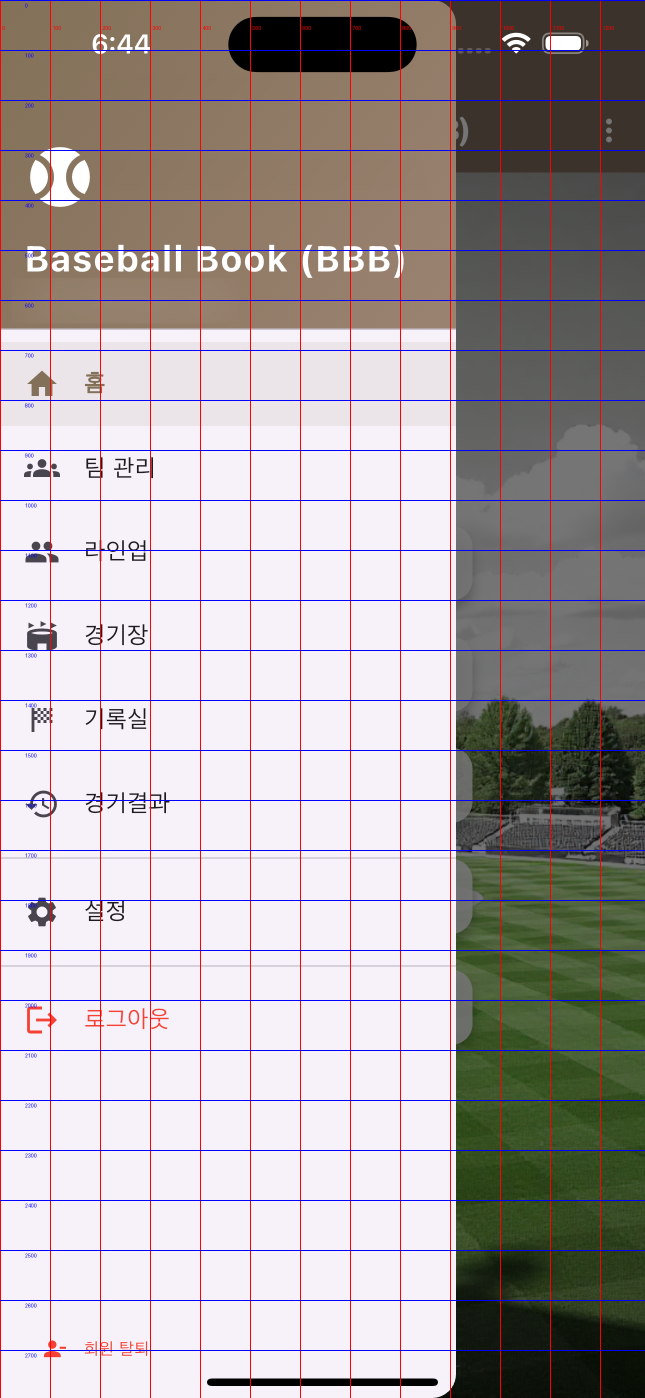
#> input picture grid_image.png, 1290 x 2796 px (shown at 1/2 size)
$ python -i edit_sidebar.py   (imports and definitions only)
#> lines starting #> are read from the running program, lines starting #| are printed output that depends on the picture
from PIL import Image

def edit_image(img_path):
#> called with img_path = 'grid_image.png'
    print(f"Processing {img_path}")
    img = Image.open(img_path).convert("RGBA")
#> img is the input picture: PIL image 1290x2796 RGBA; mean R, G, B, A 173.6, 164.8, 166.5, 255

    # background color roughly at x=400, y=2100
    bg_color = img.getpixel((400, 2100))
#> bg_color = (0, 0, 255, 255)
    print(f"BG color: {bg_color}")
#| BG color: (0, 0, 255, 255)

    # Let's crop the '회원 탈퇴' button
    # From y=2130 to 2250, x=0 to 800 (sidebar width seems around 800)
    # Actually, width = 860. The sidebar width in iPhone 14 Pro Max is about 860 ? Let's check with pixel color
    left_x = 0
    right_x = 860
    top_y = 2120
    bottom_y = 2270

    btn_crop = img.crop((left_x, top_y, right_x, bottom_y))
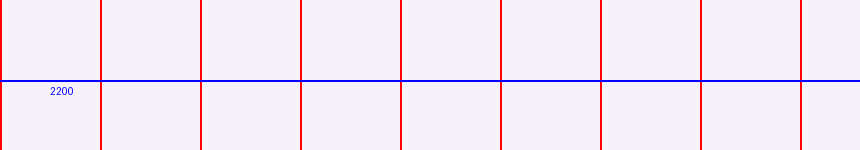
#> btn_crop: PIL image 860x150 RGBA; mean R, G, B, A 243.8, 233.7, 244.9, 255

    # Scale down the button to make it "조그맣게 표시" (smaller)
    new_w, new_h = int(btn_crop.width * 0.7), int(btn_crop.height * 0.7)
#> new_w = 602; new_h = 105
    btn_crop_small = btn_crop.resize((new_w, new_h), Image.LANCZOS)
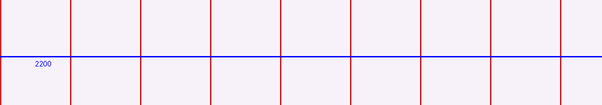
#> btn_crop_small: PIL image 602x105 RGBA; mean R, G, B, A 243.7, 233.8, 244.9, 255

    # Erase the original button with the background color
    for x in range(left_x, right_x):
        for y in range(top_y, bottom_y):
            # check if it's the exact sidebar pixel by checking if the color is similar to bg_color?
            # actually if we just fill a rectangle, the "설정" line might have a separator?
            # Let's just fill a solid block from x=0 to x=860
            # Wait, the modal might overlap the sidebar? In 사이드메뉴.png, there is no modal.
            # In 탈퇴실행.png, there IS a modal!
            # If the modal covers the sidebar, I shouldn't fill if it's over the modal!
            pass

    # So wait, I shouldn't just fill blindly if there's a modal floating on it.

>>> result = edit_image('grid_image.png')
